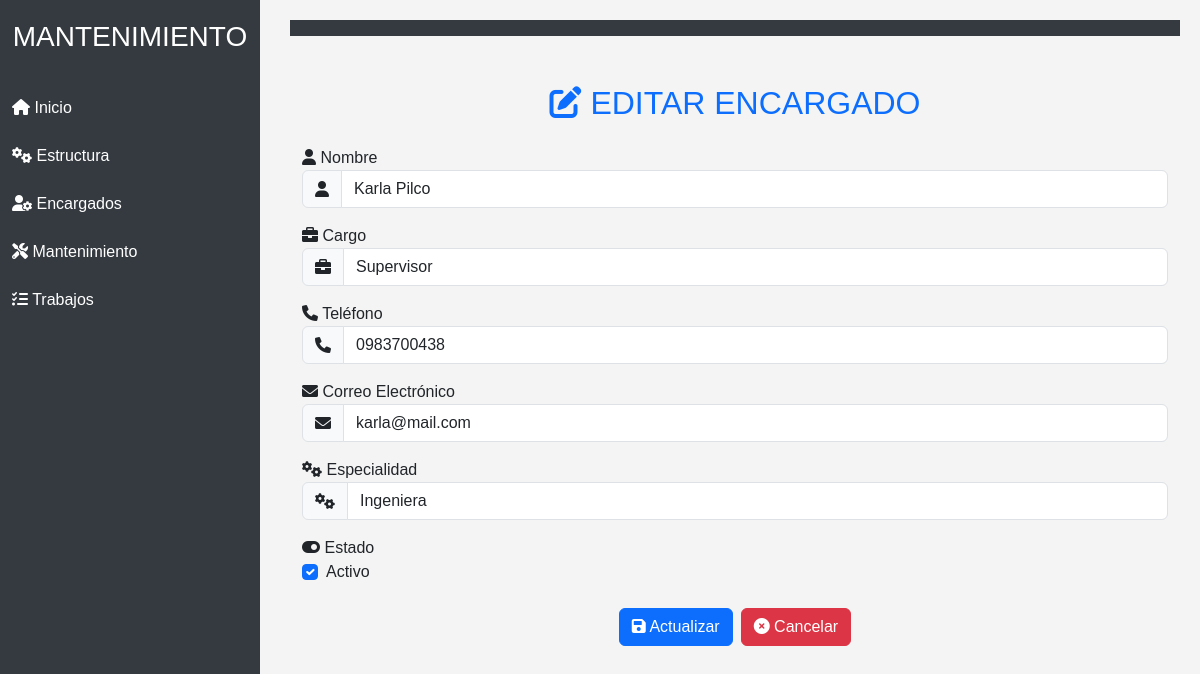
The app's page /editarEncargado/1/ with its own data.
### Aplicaciones/Reparacion/models.py (models this page shows, shortened)
class Encargado(models.Model):
    nombre = models.CharField(max_length=100)
    cargo = models.CharField(max_length=100)
    telefono = models.CharField(max_length=15)
    email = models.EmailField()
    especialidad = models.CharField(max_length=100)
    estado = models.BooleanField(default=True)
    foto = models.ImageField(upload_to='fotos_encargados/', null=True, blank=True)

### Aplicaciones/Reparacion/views.py (the view, shortened to what this page needs)
# urls.py: path('editarEncargado/<int:encargado_id>/', views.editarEncargado, name='editarEncargado'),
def editarEncargado(request, encargado_id):
    encargado = get_object_or_404(Encargado, id=encargado_id)
    print(f"Editando encargado: {encargado.nombre}")  # Depuración
    return render(request, 'editarEncargado.html', {
        'encargado': encargado,  # Envia el objeto a la plantilla
    })

### Aplicaciones/Reparacion/templates/editarEncargado.html (shortened to what this page needs)
{% extends "plantilla.html" %}
{% block contenido %}
<div class="container my-5">
    <h2 class="my-4 text-center text-primary"><i class="fas fa-edit"></i> EDITAR ENCARGADO</h2>
    <form action="{% url 'procesarEdicionEncargado' encargado.id %}" method="POST" enctype="multipart/form-data">
        <div class="form-group">
            <label for="nombre"><i class="fas fa-user"></i> Nombre</label>
            <div class="input-group">
                <span class="input-group-text"><i class="fas fa-user"></i></span>
                <input type="text" class="form-control" id="nombre" name="nombre" value="{{ encargado.nombre }}" placeholder="Ingrese el nombre del encargado" required>
            </div>
        </div>
        <div class="form-group mt-3">
            <label for="cargo"><i class="fas fa-briefcase"></i> Cargo</label>
            <div class="input-group">
                <span class="input-group-text"><i class="fas fa-briefcase"></i></span>
                <input type="text" class="form-control" id="cargo" name="cargo" value="{{ encargado.cargo }}" placeholder="Ingrese el cargo del encargado" required>
            </div>
        </div>
        <div class="form-group mt-3">
            <label for="telefono"><i class="fas fa-phone"></i> Teléfono</label>
            <div class="input-group">
                <span class="input-group-text"><i class="fas fa-phone"></i></span>
                <input type="text" class="form-control" id="telefono" name="telefono" value="{{ encargado.telefono }}" placeholder="Ingrese el teléfono del encargado" required>
            </div>
        </div>
        <div class="form-group mt-3">
            <label for="email"><i class="fas fa-envelope"></i> Correo Electrónico</label>
            <div class="input-group">
                <span class="input-group-text"><i class="fas fa-envelope"></i></span>
                <input type="email" class="form-control" id="email" name="email" value="{{ encargado.email }}" placeholder="Ingrese el correo electrónico del encargado" required>
            </div>
        </div>
        <div class="form-group mt-3">
            <label for="especialidad"><i class="fas fa-cogs"></i> Especialidad</label>
            <div class="input-group">
                <span class="input-group-text"><i class="fas fa-cogs"></i></span>
                <input type="text" class="form-control" id="especialidad" name="especialidad" value="{{ encargado.especialidad }}" placeholder="Ingrese la especialidad del encargado">
            </div>
        </div>
        <div class="form-group mt-3">
            <label for="estado"><i class="fas fa-toggle-on"></i> Estado</label>
            <div class="form-check">
                <input class="form-check-input" type="checkbox" id="estado" name="estado" {% if encargado.estado %} checked {% endif %}>
                <label class="form-check-label" for="estado">Activo</label>
            </div>
        </div>
        <div class="d-flex justify-content-center mt-4">
            <button type="submit" class="btn btn-primary me-2">
                <i class="fas fa-save"></i> Actualizar
            </button>
            <a href="{% url 'listadoEncargado' %}" class="btn btn-danger">
                <i class="fas fa-times-circle"></i> Cancelar
            </a>
        </div>
    </form>
</div>
{% endblock %}

### Aplicaciones/Reparacion/templates/plantilla.html (style rules this page uses)
body { font-family: 'Arial', sans-serif; background-color: #f4f4f4; margin: 0; padding: 0; }

### records on screen
Encargado: nombre "Karla Pilco", cargo "Supervisor", telefono "0983700438", email "karla@mail.com", especialidad "Ingeniera", estado "☑"
